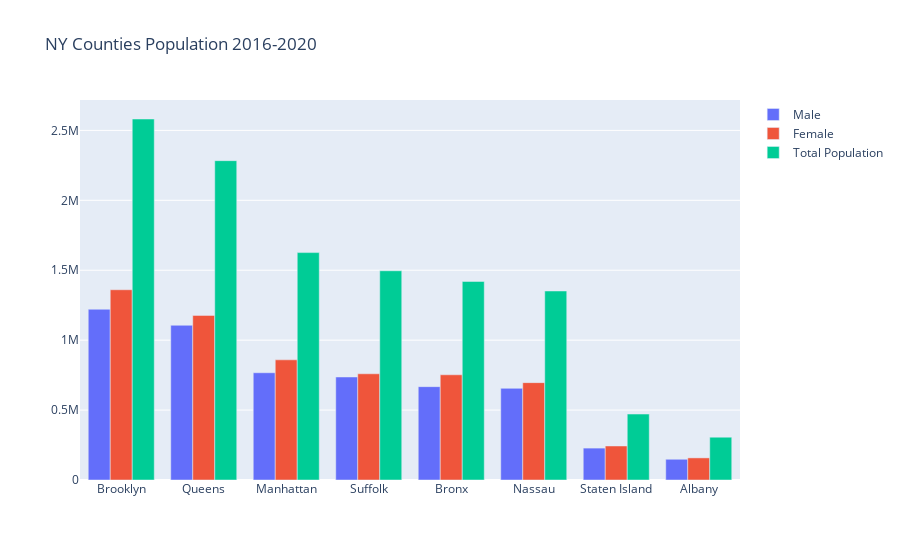

Notebook code for this chart:
### Markdown cell above
### Bar Graph of Population

### Code cell
import plotly.graph_objects as go
fig = go.Figure()
fig.add_trace(go.Bar(x=pop['Counties'],
                     y=pop["Males"],
                     name="Male"))
fig.add_trace(go.Bar(x=pop['Counties'],
                     y=pop["Female"],
                     name="Female"))
fig.add_trace(go.Bar(x=pop['Counties'],
                     y=pop["Total Population"],
                     name="Total Population"))
fig.update_layout(
title='NY Counties Population 2016-2020')

### Figure 1 — Plotly figure (JSON) as saved in the notebook; plotly's stock layout.template omitted (floating-point values rounded to 4 significant figures)
{"data": [{"name": "Male", "type": "bar", "x": ["Brooklyn", "Queens", "Manhattan", "Suffolk", "Bronx", "Nassau", "Staten Island", "Albany"], "y": [1221062, 1106394, 766895, 736655, 667558, 655431, 228142, 148288]}, {"name": "Female", "type": "bar", "x": ["Brooklyn", "Queens", "Manhattan", "Suffolk", "Bronx", "Nassau", "Staten Island", "Albany"], "y": [1360446, 1177097, 859251, 759518, 752341, 696200, 243377, 158078]}, {"name": "Total Population", "type": "bar", "x": ["Brooklyn", "Queens", "Manhattan", "Suffolk", "Bronx", "Nassau", "Staten Island", "Albany"], "y": [2581508, 2283491, 1626146, 1496173, 1419899, 1351631, 471519, 306366]}], "layout": {"title": {"text": "NY Counties Population 2016-2020"}}}
